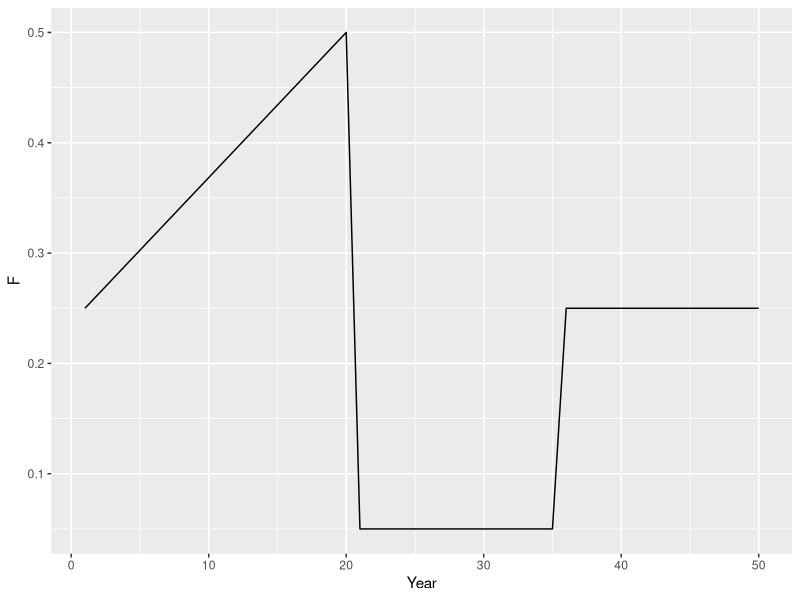
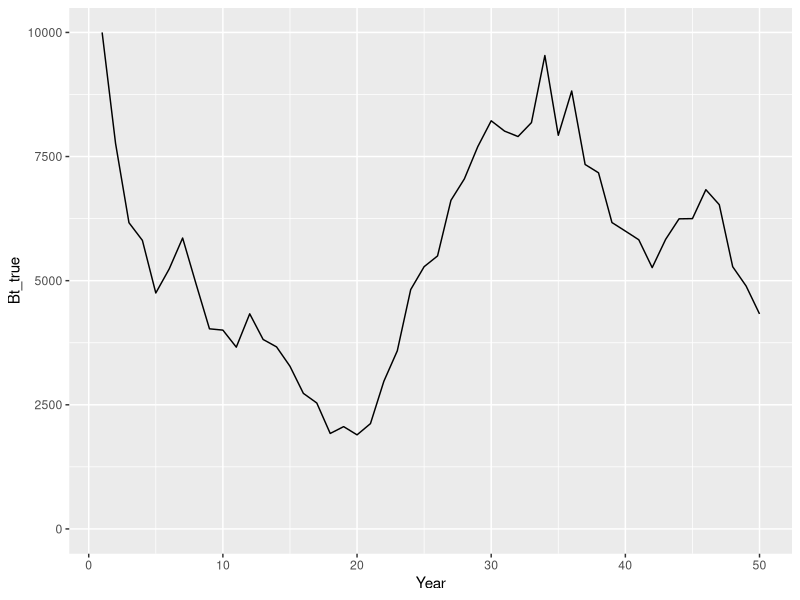

The R source for these figures, in order: (Note: this script raises an error after producing the figures.)
#########################################################
#########################################################
#
# 令和４年度資源管理研修会
#   SPiCTを用いた状態空間プロダクションモデルによる
#   資源解析の演習
#   0. 疑似データの生成
#
#   Author: Kohei Hamabe & Akira Hirao
#
#########################################################
#########################################################


# 必要なパッケージの呼び出し----
library(tidyverse)

#########################################################
# プロダクションモデルの疑似データの作成----

## ここは実行されなくても大丈夫です。

PM_func <- function(Bt, r, K, n, Ft, pe){
  B_next <- (Bt + r/(n-1)*Bt*(1-(Bt/K)^(n-1)) - Ft*Bt)*exp(pe)
  return(max(B_next, 100))
}
set.seed(1)

## 設定----
Time      <- 50
r_true    <- 0.5
K_true    <- 10000
n_true    <- 2
q_true    <- 0.001
sigi_true <- 0.2
sigb_true <- 0.1

Ft_true <- c(seq(0.25,0.5,length=20), rep(0.05,15), rep(0.25, 15))
df_true <- data.frame(Year = 1:Time, F = Ft_true)
ggplot(data = df_true)+
  geom_line(aes(x = Year, y = F))

oe_true <- rnorm(Time, -0.5*sigi_true^2, sigi_true)
pe_true <- rnorm(Time, -0.5*sigb_true^2, sigb_true)

## 真の資源動態の生成----
Bt_true <- numeric(Time)
Bt_true[1] <- K_true
for(t in 2:Time){
  Bt_true[t] <- PM_func(Bt = Bt_true[t-1],
                        r  = r_true,
                        K  = K_true,
                        n  = n_true,
                        Ft = Ft_true[t-1],
                        pe = pe_true[t-1])
}
df_true <- df_true %>% mutate(Biomass = Bt_true)
ggplot(data = df_true)+
  geom_line(aes(x = Year, y = Bt_true))+
  ylim(0,NA)

## 漁獲量とCPUEデータの生成----
cpue <- q_true*Bt_true*exp(oe_true)
df_true <- df_true %>% mutate(cpue = cpue) %>% 
  mutate(catch = F*Biomass)

write.csv(df_true, "SSPM/pm_true.csv", row.names = FALSE)
write.csv(df_true %>% select("Year", "cpue", "catch"),
          "SSPM/pm_dataset.csv", row.names = FALSE)


